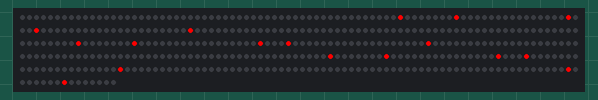
A sketch run on a simulated Arduino Uno, built with avr-gcc and run on an emulated ATmega328P. On the bench: 414 RGB LEDs in strip order, left to right, continuing on the next row.

Above: at 0.1 s.

The sketch:

stairway.ino
```cpp
// (licence header left out)
#include <Adafruit_NeoPixel.h>

// Parameter 1 = number of pixels in strip
// Parameter 2 = pin number (most are valid)
// Parameter 3 = pixel type flags, add together as needed:
//   NEO_RGB     Pixels are wired for RGB bitstream
//   NEO_GRB     Pixels are wired for GRB bitstream
//   NEO_KHZ400  400 KHz bitstream (e.g. FLORA pixels)
//   NEO_KHZ800  800 KHz bitstream (e.g. High Density LED strip)

#define NROWS          18                                         ///< Total LED ROWS
#define PIXEL_PER_ROW  23                                         ///< LEDs per group

#define PIXEL_COUNT (NROWS * PIXEL_PER_ROW)
#define PIXEL_PIN 6
#define PIXEL_TYPE (NEO_GRB + NEO_KHZ800)

#define BLACK_PIXEL   0,   0,   0
#define WHITE_PIXEL 255, 255, 255

/* Structs */
typedef struct color_t
{
  int r;
  int g;
  int b;
} Color;

typedef struct roller_t
{
  uint32_t mask;
  struct roller_t *next;
} Roller;

typedef struct figure_t
{
  uint32_t *masks;
  uint8_t nmasks;
} Figure;

Adafruit_NeoPixel strip = Adafruit_NeoPixel(PIXEL_COUNT, PIXEL_PIN, PIXEL_TYPE);

void
setForRow(int16_t rowid,
  Color *c)
{
  int16_t offset = (rowid * PIXEL_PER_ROW);

  for(int16_t pos = offset; pos < offset + PIXEL_PER_ROW; pos++)
    {
      strip.setPixelColor(pos, c->r, c->g, c->b);
    }

  strip.show();
}

void
setForCol(int16_t colid,
  Color *c)
{
  boolean even = true;

  for(int16_t row = 0; row < NROWS; row++, even = !even)
    {
      int16_t pos = (row * PIXEL_PER_ROW);

      strip.setPixelColor(pos + (even ? colid : (PIXEL_PER_ROW - colid)),
        c->r, c->g, c->b);
    }

  strip.show();
}

void
setRowMask(int16_t rowid,
  int32_t mask,
  Color *c,
  boolean redraw)
{
  if(0 > rowid) return;

  boolean even   = !!(rowid & 1);
  int16_t offset = (rowid * PIXEL_PER_ROW);

  for(int16_t b = PIXEL_PER_ROW; b >= 0; b--)
    {
      int16_t pos = (even ? (offset + PIXEL_PER_ROW - b) : offset + b);

      if(mask & (1L << b)) strip.setPixelColor(pos, c->r, c->g, c->b);
      else strip.setPixelColor(pos, 0, 0, 0);
    }

  if(redraw) strip.show();
}

void
snakeSteps()
{
  boolean reverse = false;
  int16_t mask = 1;
  Color c = { 255, 255, 255 };

  for(int16_t i = 0; i < 16; i++)
    {
      for(int16_t row = 0; row < NROWS; row++)
        {
          setRowMask(row, mask, &c, true);

          if(reverse) mask >>= 2;
          else        mask <<= 2;

          if(mask <= (1L << 0) || mask >= (1L << PIXEL_PER_ROW / 2)) reverse = !reverse;
        }
      mask <<= 1;
    }
}

void
rgbSteps()
{
  int idx = 0;
  int dir = 1;
  Color c = { 255, 0, 0 };

  for(;;)
    {
      setForRow(idx, &c);
      idx += dir;

      delay(60);

      if(idx > NROWS || idx <= 0)
        {
          dir = dir * -1;

          if(255 == c.r)      { c.r =   0; c.g = 255; c.b =   0; }
          else if(255 == c.g) { c.r =   0; c.g =   0; c.b = 255; }
          else if(255 == c.b) { c.r = 255; c.g =   0; c.b =   0; }
        }
    }
}

void
RollerAddFigure(Roller **r,
  Figure *fig)
{
  for(uint8_t i = 0; i < fig->nmasks; i++)
    {
      Roller *fr = (Roller *)calloc(1, sizeof(Roller));

      fr->mask   = fig->masks[i];
      (*r)->next = fr;
      *r         = fr;
    }
}

Figure*
FigureCreate(uint8_t nmasks)
{
  Figure *fig = (Figure *)calloc(1, sizeof(Figure));

  fig->masks  = (uint32_t *)calloc(4, sizeof(uint32_t));
  fig->nmasks = nmasks;

  return fig;
}

void
FigureSetMask(Figure *fig,
  uint8_t idx,
  uint32_t mask)
{
  if(idx < fig->nmasks)
    fig->masks[idx] = mask;
}

Roller *head = NULL, *cur = NULL;

void
setup()
{
  strip.begin();
  strip.show();

  /* Create figures */
  Figure *fig_blank = FigureCreate(1);

  FigureSetMask(fig_blank, 0, 0);

  Figure *fig_arrow = FigureCreate(3);

  FigureSetMask(fig_arrow, 0, ((1L <<  8)|(1L << 16)));
  FigureSetMask(fig_arrow, 1, ((1L << 10)|(1L << 14)));
  FigureSetMask(fig_arrow, 2, (1L << 12));

  /* Create roller */
  head = cur = (Roller *)calloc(1, sizeof(Roller));

  RollerAddFigure(&cur, fig_blank);
  RollerAddFigure(&cur, fig_arrow);

  cur->next = head;
  cur       = head;
}

void
loop()
{
  Color c = { 255, 0, 0 };

  while(1)
    {
      for(uint8_t i = 0; i < NROWS; i++)
        {
          setRowMask(i, cur->mask, &c, false);

          cur = cur->next;
        }

      strip.show();
      delay(500);
    }
}
```
